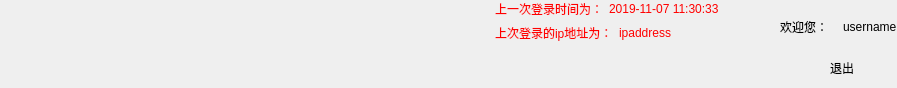
      <widget class="QWidget" name="title_widget" native="true">
       <property name="minimumSize">
        <size>
         <width>0</width>
         <height>88</height>
        </size>
       </property>
       <property name="maximumSize">
        <size>
         <width>16777215</width>
         <height>88</height>
        </size>
       </property>
       <property name="styleSheet">
        <string notr="true"/>
       </property>
       <layout class="QHBoxLayout" name="horizontalLayout_6">
        <property name="leftMargin">
         <number>0</number>
        </property>
        <property name="topMargin">
         <number>0</number>
        </property>
        <property name="rightMargin">
         <number>0</number>
        </property>
        <property name="bottomMargin">
         <number>0</number>
        </property>
        <item>
         <widget class="QPushButton" name="document_management_pushButton">
          <property name="minimumSize">
           <size>
            <width>90</width>
            <height>88</height>
           </size>
          </property>
          <property name="toolTip">
           <string>数据管理</string>
          </property>
          <property name="statusTip">
           <string>档案管理</string>
          </property>
          <property name="styleSheet">
           <string notr="true">QPushButton{
	border-radius:0px;
	background-image: url(:/pic/resource/img/titlebar/shuju_en.png);
}
QPushButton#pushButton_usermanagement:hover{
	background-image: url(:/pic/resource/img/titlebar/shuju_hua.png);
}
QPushButton#pushButton_usermanagement:pressed{
	background-image: url(:/pic/resource/img/titlebar/shuju_en.png);
}
</string>
          </property>
          <property name="text">
           <string/>
          </property>
          <property name="checkable">
           <bool>false</bool>
          </property>
          <property name="checked">
           <bool>false</bool>
          </property>
          <property name="autoDefault">
           <bool>false</bool>
          </property>
          <property name="default">
           <bool>false</bool>
          </property>
          <property name="flat">
           <bool>false</bool>
          </property>
         </widget>
        </item>
        <item>
         <widget class="QPushButton" name="document_search_pushButton">
          <property name="minimumSize">
           <size>
            <width>90</width>
            <height>88</height>
           </size>
          </property>
          <property name="toolTip">
           <string>数据检索</string>
          </property>
          <property name="styleSheet">
           <string notr="true">QPushButton{
	border-radius:0px;
	background-image: url(:/pic/resource/img/titlebar/shujujiansuo_mo.png);
}
QPushButton#pushButton_usermanagement:hover{
	background-image: url(:/pic/resource/img/titlebar/shujujiansuo_hua.png);
}
QPushButton#pushButton_usermanagement:pressed{
	background-image: url(:/pic/resource/img/titlebar/shujujiansuo_en.png);
}
</string>
          </property>
          <property name="text">
           <string/>
          </property>
         </widget>
        </item>
        <item>
         <widget class="QPushButton" name="transport_list_pushButton">
          <property name="minimumSize">
           <size>
            <width>90</width>
            <height>88</height>
           </size>
          </property>
          <property name="toolTip">
           <string> 传输 列表</string>
          </property>
          <property name="styleSheet">
           <string notr="true">QPushButton{
	border-radius:0px;
	background-image: url(:/pic/resource/img/titlebar/chuanshu_mo.png);
}
QPushButton#pushButton_usermanagement:hover{
	background-image: url(:/pic/resource/img/titlebar/chuanshu_hua.png);
}
QPushButton#pushButton_usermanagement:pressed{
	background-image: url(:/pic/resource/img/titlebar/chuanshu_en.png);
}
</string>
          </property>
          <property name="text">
           <string/>
          </property>
          <property name="checkable">
           <bool>false</bool>
          </property>
         </widget>
        </item>
        <item>
         <widget class="QPushButton" name="share_list_pushButton">
          <property name="minimumSize">
           <size>
            <width>90</width>
            <height>88</height>
           </size>
          </property>
          <property name="toolTip">
           <string>分享列表</string>
          </property>
          <property name="styleSheet">
           <string notr="true">QPushButton{
	border-radius:0px;
	background-image: url(:/pic/resource/img/titlebar/fenxiang_mo.png);
}
QPushButton#pushButton_usermanagement:hover{
	background-image: url(:/pic/resource/img/titlebar/fenxiang_hua.png);
}
QPushButton#pushButton_usermanagement:pressed{
	background-image: url(:/pic/resource/img/titlebar/fenxiang_en.png);
}
</string>
          </property>
          <property name="text">
           <string/>
          </property>
         </widget>
        </item>
        <item>
         <spacer name="horizontalSpacer_9">
          <property name="orientation">
           <enum>Qt::Horizontal</enum>
          </property>
          <property name="sizeHint" stdset="0">
           <size>
            <width>111</width>
            <height>76</height>
           </size>
          </property>
         </spacer>
        </item>
        <item>
         <layout class="QVBoxLayout" name="verticalLayout_9">
          <item>
           <layout class="QHBoxLayout" name="horizontalLayout_12">
            <item>
             <widget class="QLabel" name="label_15">
              <property name="enabled">
               <bool>true</bool>
              </property>
              <property name="autoFillBackground">
               <bool>false</bool>
              </property>
              <property name="styleSheet">
               <string notr="true">font: 10pt &quot;微软雅黑&quot;;
color: rgb(255, 0, 0);</string>
              </property>
              <property name="text">
               <string>上一次登录时间为：</string>
              </property>
             </widget>
            </item>
            <item>
             <widget class="QLabel" name="lastlogintime_label">
              <property name="styleSheet">
               <string notr="true">font: 10pt &quot;微软雅黑&quot;;
color: rgb(255, 0, 0);</string>
              </property>
              <property name="text">
               <string>2019-11-07 11:30:33</string>
              </property>
             </widget>
            </item>
           </layout>
          </item>
          <item>
           <layout class="QHBoxLayout" name="horizontalLayout_17">
            <item>
             <widget class="QLabel" name="label_19">
              <property name="styleSheet">
               <string notr="true">font: 10pt &quot;微软雅黑&quot;;
color: rgb(255, 0, 0);</string>
              </property>
              <property name="text">
               <string>上次登录的ip地址为：</string>
              </property>
             </widget>
            </item>
            <item>
             <widget class="QLabel" name="lastauth_ipaddress_label">
              <property name="styleSheet">
               <string notr="true">font: 10pt &quot;微软雅黑&quot;;
color: rgb(255, 0, 0);</string>
              </property>
              <property name="text">
               <string>ipaddress</string>
              </property>
             </widget>
            </item>
           </layout>
          </item>
          <item>
           <spacer name="verticalSpacer_3">
            <property name="orientation">
             <enum>Qt::Vertical</enum>
            </property>
            <property name="sizeHint" stdset="0">
             <size>
              <width>20</width>
              <height>40</height>
             </size>
            </property>
           </spacer>
          </item>
         </layout>
        </item>
        <item>
         <layout class="QHBoxLayout" name="horizontalLayout_32">
          <item>
           <layout class="QVBoxLayout" name="verticalLayout_8">
            <property name="spacing">
             <number>0</number>
            </property>
            <property name="bottomMargin">
             <number>6</number>
            </property>
            <item>
             <layout class="QHBoxLayout" name="horizontalLayout_10">
              <property name="spacing">
               <number>15</number>
              </property>
              <item>
               <widget class="QLabel" name="icon_label">
                <property name="minimumSize">
                 <size>
                  <width>40</width>
                  <height>40</height>
                 </size>
                </property>
                <property name="maximumSize">
                 <size>
                  <width>40</width>
                  <height>40</height>
                 </size>
                </property>
                <property name="styleSheet">
                 <string notr="true">background-image: url(:/pic/resource/img/login.40.png);
</string>
                </property>
                <property name="text">
                 <string/>
                </property>
               </widget>
              </item>
              <item>
               <widget class="QLabel" name="label_18">
                <property name="maximumSize">
                 <size>
                  <width>65</width>
                  <height>16777215</height>
                 </size>
                </property>
                <property name="styleSheet">
                 <string notr="true">font: 14pt &quot;微软雅黑&quot;;
color: rgb(0, 0, 0);</string>
                </property>
                <property name="text">
                 <string>欢迎您：</string>
                </property>
               </widget>
              </item>
              <item>
               <widget class="QLabel" name="username_label">
                <property name="styleSheet">
                 <string notr="true">font: 14pt &quot;微软雅黑&quot;;
color: rgb(0, 0, 0);</string>
                </property>
                <property name="text">
                 <string>username</string>
                </property>
               </widget>
              </item>
             </layout>
            </item>
            <item>
             <layout class="QHBoxLayout" name="horizontalLayout_13">
              <property name="spacing">
               <number>15</number>
              </property>
              <item>
               <widget class="QLabel" name="label_16">
                <property name="styleSheet">
                 <string notr="true">font: 14pt &quot;微软雅黑&quot;;
color: rgb(0, 0, 0);</string>
                </property>
                <property name="text">
                 <string>退出</string>
                </property>
                <property name="alignment">
                 <set>Qt::AlignRight|Qt::AlignTrailing|Qt::AlignVCenter</set>
                </property>
               </widget>
              </item>
              <item>
               <widget class="QPushButton" name="logout_pushButton">
                <property name="minimumSize">
                 <size>
                  <width>28</width>
                  <height>28</height>
                 </size>
                </property>
                <property name="maximumSize">
                 <size>
                  <width>28</width>
                  <height>28</height>
                 </size>
                </property>
                <property name="toolTip">
                 <string>退出账户</string>
                </property>
                <property name="styleSheet">
                 <string notr="true">QPushButton{
border-radius:14px;
border-image: url(:/pic/resource/img/logout_button_default.png);
} 
QPushButton:pressed{
border-radius:14px;
border-image: url(:/pic/resource/img/logout_button_pressed.png);
}
QPushButton:hover{
border-radius:14px;
border-image: url(:/pic/resource/img/logout_button_hover.png);
} </string>
                </property>
                <property name="text">
                 <string/>
                </property>
               </widget>
              </item>
             </layout>
            </item>
           </layout>
          </item>
         </layout>
        </item>
        <item>
         <layout class="QVBoxLayout" name="verticalLayout">
          <property name="bottomMargin">
           <number>0</number>
          </property>
          <item>
           <layout class="QHBoxLayout" name="horizontalLayout_19"/>
          </item>
         </layout>
        </item>
       </layout>
      </widget>
